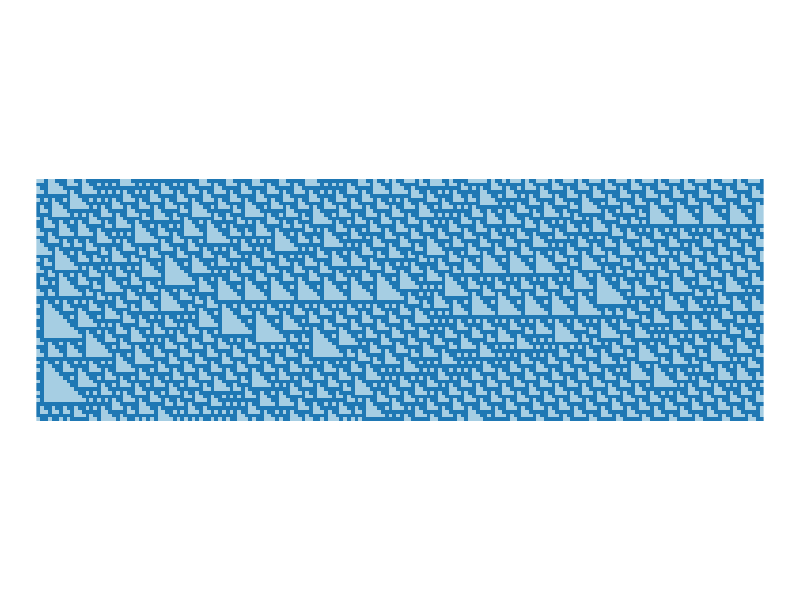
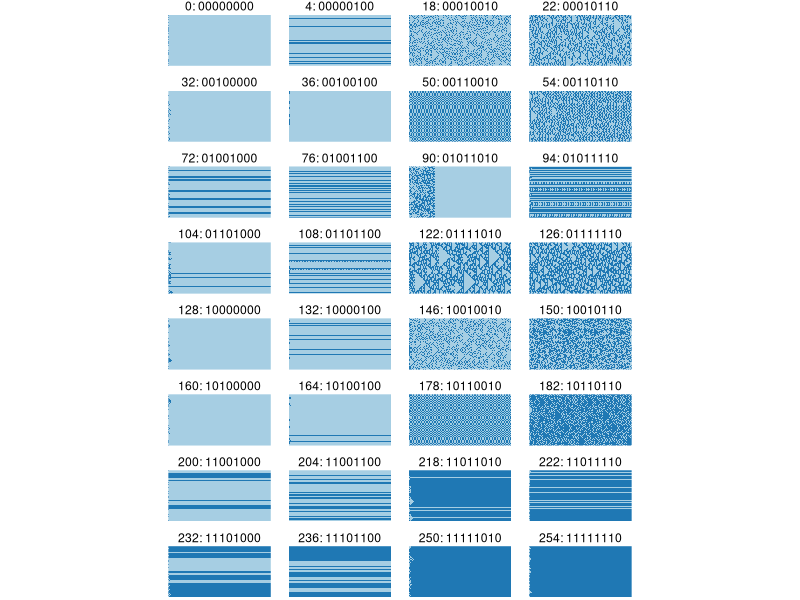

Write the R code that produced these figures, in order.
## ---- chunk 1
#| code-fold: true
library(dplyr)

# initialise random state, specified size and density
init_state <- function(n = 50, density = 0.5) {
  as.numeric(runif(n) < density)
}

# pre- and post-fix the last and first elements of the state
wrap_state <- function(x) {
  c(tail(x, 1), x, x[1])
}

# binary vector to decimal integer (most significant bits first)
as_decimal <- function(b) {
  sum((2 ^ ((length(b) - 1):0)) * b)
}

# convert decimal integer to vector of bits (most significant first)
as_binary <- function(n, n_bits = 8) {
  result <- c()
  for (i in 1:n_bits) {
    result <- c(n %% 2, result)
    n <- n %/% 2
  }
  result
}

rule_description <- function(rule_num) {
  paste(rule_num, 
        paste(as_binary(rule_num), collapse = ""), 
        sep = ": ")
}

# takes a matrix of CA states (each row a timestep) and appends
# a new row for the next system state
generation <- function(states, rule) {
  state <- tail(states, 1) %>% c()
  w_state <- wrap_state(state)
  result <- c()
  for (i in 1:length(state)) {
    nbhd <- w_state[seq(i, i + 2)]
    result <- c(result, rule[as_decimal(nbhd) + 1])
  }
  matrix(c(states %>% t() %>% c(), result), nc = ncol(states), byrow = TRUE)
}

# generate a matrix of cell states where each row is the system state
one_d_ca <- function(rule = 30, n = 64, density = 0.5, t = 192) {
  s <- init_state(n, density)
  ss <- matrix(s, nr = 1)
  for (i in 2:t) {
    ss <- generation(ss, rev(as_binary(rule)))
  }
  ss
}
## ---- chunk 2
library(ggplot2)
library(reshape2)

one_d_ca(rule = 110) %>%
  reshape2::melt(c("t", "x"), value.name = "state") %>%
  mutate(state = as.logical(state)) %>%
  ggplot() +
    geom_raster(aes(x = t, y = x, fill = state)) + 
    scale_fill_brewer(palette = "Paired") +
    coord_equal() +
    guides(fill = "none") +
    theme_void()
## ---- chunk 3
# convenience function to return a dataframe instead of a matrix
get_df <- function(rule, n = 64, density = 0.5, t = 192) {
  one_d_ca(rule = rule, n = n, density = density, t = t) %>%
  reshape2::melt(c("t", "x"), value.name = "state") %>%
  mutate(state = as.logical(state),
         rule = rule)
}

# The 32 rules that match Wolfram's selection criteria
rules <- c(  0,   4,  18,  22,  32,  36,  50,  54,
            72,  76,  90,  94, 104, 108, 122, 126,
           128, 132, 146, 150, 160, 164, 178, 182,
           200, 204, 218, 222, 232, 236, 250, 254)

df <- get_df(rules[1], t = 128)

for (rule in rules[2:32]) {
  df <- bind_rows(df, get_df(rule, t = 128))
}

# give the rules a better label
df$rule <- factor(df$rule, levels = rules,
                  labels = lapply(rules, rule_description))

ggplot(df) +
  geom_raster(aes(x = t, y = x, fill = state)) + 
  scale_fill_brewer(palette = "Paired") +
  coord_equal() +
  guides(fill = "none") +
  facet_wrap( ~ rule, ncol = 4) +
  theme_void()
## ---- chunk 4
#| code-fold: true
# License (MIT)
#
# Copyright (c) 2023 David O'Sullivan
#
# Permission is hereby granted, free of charge, to any person
# obtaining a copy of this software and associated documentation
# files (the "Software"), to deal in the Software without restriction,
# including without limitation the rights to use, copy, modify, merge,
# publish, distribute, sublicense, and/or sell copies of the Software,
# and to  permit persons to whom the Software is furnished to do so,
# subject to the following conditions:
#
# The above copyright notice and this permission notice shall be included
# in all copies or substantial portions of the Software.
#
# THE SOFTWARE IS PROVIDED "AS IS", WITHOUT WARRANTY OF ANY KIND, EXPRESS
# OR IMPLIED, INCLUDING BUT NOT LIMITED TO THE WARRANTIES OF MERCHANTABILITY,
# FITNESS FOR A PARTICULAR PURPOSE AND NONINFRINGEMENT. IN NO EVENT SHALL
# THE AUTHORS OR COPYRIGHT HOLDERS BE LIABLE FOR ANY CLAIM, DAMAGES OR OTHER
# LIABILITY, WHETHER IN AN ACTION OF CONTRACT, TORT OR OTHERWISE, ARISING
# FROM, OUT OF OR IN CONNECTION WITH THE SOFTWARE OR THE USE OR OTHER
# DEALINGS IN THE SOFTWARE.
